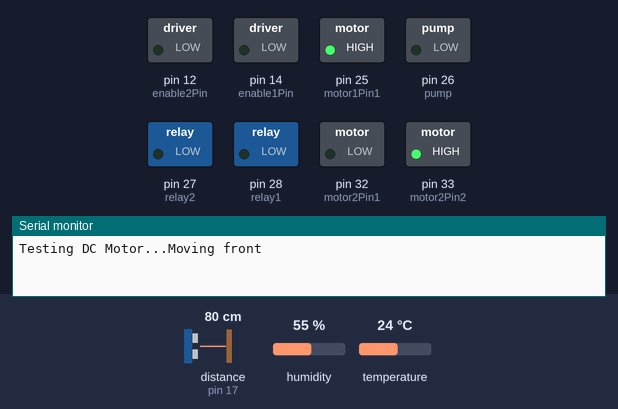
Recording of a sketch running on a simulated Arduino Mega 2560, built with avr-gcc and run on an emulated ATmega2560. Parts: switched loads named in the sketch (green lamp = pin HIGH), the last lines printed to the serial monitor. The test bench sets the inputs (shaded band); at power-on: distance to the obstacle (sensor on pin 17) 80 cm, humidity 55 %, temperature 24 °C. The echo pulse lasts 58.3 µs per cm; pins used as bus, display or sensor lines are not drawn.

Above: at 0.1 s.
At 9.1 s:
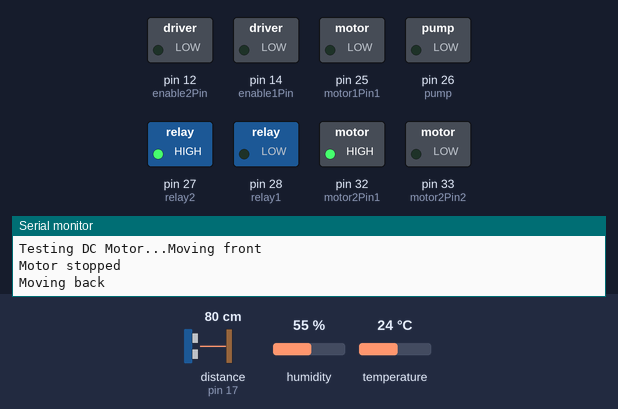
At 18.1 s:
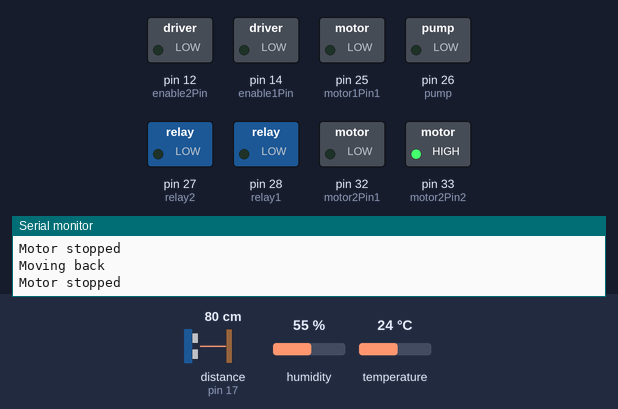
At 27.1 s:
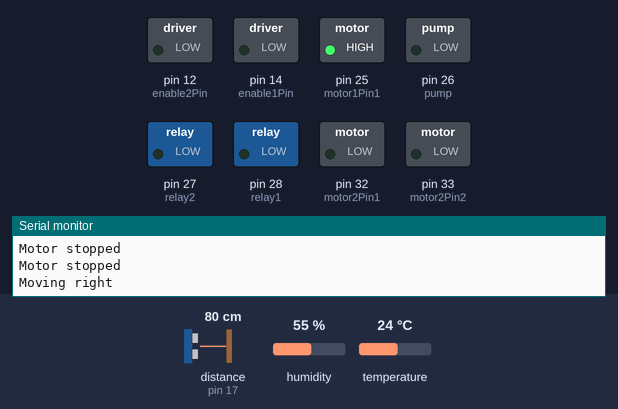
At 43.1 s:
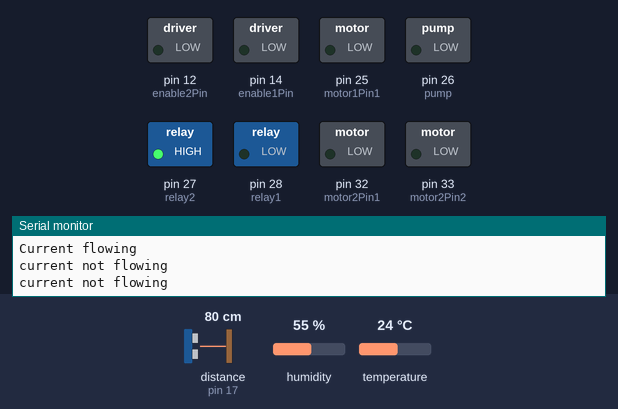
At 58.1 s:
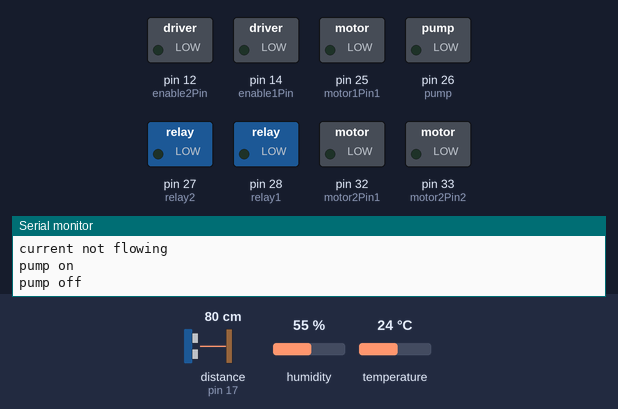
Timing chart, 0 to 59.6 s (numbered marks = the images above):
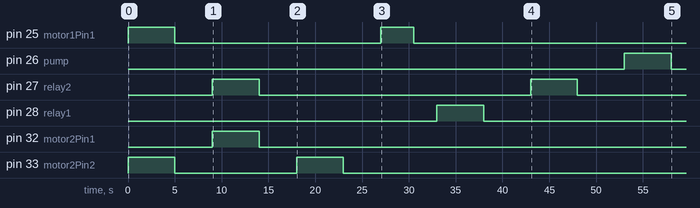

The sketch:

ai_blindstick.ino
```cpp
const int relay1 = 28;
const int relay2 = 27;
const int pump = 26;

//ultra
const int trigPin = 16;
const int echoPin = 17;
long duration;
int distance;

//soil
#define SoilPin 4

//temp
#include "DHTesp.h"
#define DHTpin 15
DHTesp dht;


//dc
const int motor1Pin1 = 25;
const int motor1Pin2 = 27;
const int motor2Pin1 = 32;
const int motor2Pin2 = 33;
const int enable1Pin = 14;
const int enable2Pin = 12;
String movement= "";
String  Command= "";


void setup() {
  Serial.begin(115200);
  pinMode(relay1, OUTPUT);
  pinMode(relay2, OUTPUT);
  pinMode(pump, OUTPUT);
  dht.setup(DHTpin, DHTesp::DHT11);
  pinMode(motor1Pin1, OUTPUT);
  pinMode(motor1Pin2, OUTPUT);
  pinMode(motor2Pin1, OUTPUT);
  pinMode(motor2Pin2, OUTPUT);
  pinMode(enable1Pin, OUTPUT);
  pinMode(enable2Pin, OUTPUT);
   pinMode(trigPin, OUTPUT);
  pinMode(echoPin, INPUT);

  //dc
  Serial.print("Testing DC Motor...");
  forward();
  delay(3000);
  stop();
  delay(3000);
  backward();
  delay(3000);
  stop();
  delay(3000);
  left();
  delay(3000);
   stop();
  delay(3000);
  right();
  delay(1500);
   stop();
  delay(1500);

  relay1_on();
  delay(5000);
  relay1_off();
  delay(5000);

  relay2_on();
  delay(5000);
  relay2_off();
  delay(5000);

  pump_on();
  delay(5000);
  pump_off();
  delay(5000);

  soil();
  delay(2000);

  temp();
  delay(2000);

  ultra();
  delay(2000);
}

void relay1_on() {
  digitalWrite(relay1, HIGH);
  Serial.println("Current flowing");
  }
void relay1_off() {
  digitalWrite(relay1, LOW);
  Serial.println("current not flowing");
}
void relay2_on() {
  digitalWrite(relay2, HIGH);
  Serial.println("current not flowing");
}
void relay2_off() {
  digitalWrite(relay2, LOW);
  Serial.println("current not flowing");
}
void pump_on() {
  digitalWrite(pump, HIGH);
  Serial.println("pump on");
}
void pump_off() {
  digitalWrite(pump, LOW);
  Serial.println("pump off");
}
void soil(){
  float sensorValue = analogRead(SoilPin);
  Serial.println(sensorValue);
}
void temp(){
  Serial.println();
  Serial.println("Status\tHumidity (%)\tTemperature (C)\t(F)\tHeatIndex (C)\t(F)");
  delay(dht.getMinimumSamplingPeriod());
  float humidity = dht.getHumidity();
  float temperature = dht.getTemperature();
  Serial.print(dht.getStatusString());
  Serial.print("\t");
  Serial.print(humidity, 1);
  Serial.print("\t\t");
  Serial.print(temperature, 1);
  Serial.print("\t\t");
  Serial.print(dht.toFahrenheit(temperature), 1);
  Serial.print("\t\t");
  Serial.print(dht.computeHeatIndex(temperature, humidity, false), 1);
  Serial.print("\t\t");
  Serial.println(dht.computeHeatIndex(dht.toFahrenheit(temperature), humidity, true), 1);
}

void left(){
//  digitalWrite(enable1Pin, HIGH);
//  digitalWrite(enable2Pin, HIGH);
//  Serial.println("Moving left");
  digitalWrite(motor1Pin1,LOW);
  digitalWrite(motor1Pin2, LOW);
  digitalWrite(motor2Pin1, LOW);
  digitalWrite(motor2Pin2, HIGH);
  delay(2000);
//  digitalWrite(enable1Pin, LOW);
//  digitalWrite(enable2Pin, LOW);
 }

 void stop(){
  Serial.println("Motor stopped");
  digitalWrite(motor1Pin1, LOW);
  digitalWrite(motor1Pin2, LOW);
  digitalWrite(motor2Pin1, LOW);
  digitalWrite(motor2Pin2, LOW);
  delay(1000);
 }

 void right(){
//  digitalWrite(enable1Pin, HIGH);
//  digitalWrite(enable2Pin, HIGH);
  Serial.println("Moving right");
  digitalWrite(motor1Pin1, HIGH);
  digitalWrite(motor1Pin2, LOW);
  digitalWrite(motor2Pin1, LOW);
  digitalWrite(motor2Pin2, LOW);
  delay(2000);
//  digitalWrite(enable1Pin, LOW);
//  digitalWrite(enable2Pin, LOW);
 }

  void forward(){
//  digitalWrite(enable1Pin, HIGH);
//  digitalWrite(enable2Pin, HIGH);
  Serial.println("Moving front");
  digitalWrite(motor1Pin1, HIGH);
  digitalWrite(motor1Pin2, LOW);
  digitalWrite(motor2Pin1, LOW);
  digitalWrite(motor2Pin2, HIGH);
  delay(2000);
//  digitalWrite(enable1Pin, LOW);
//  digitalWrite(enable2Pin, LOW);
 }

  void backward(){
//  digitalWrite(enable1Pin, HIGH);
//  digitalWrite(enable2Pin, HIGH);
  Serial.println("Moving back");
  digitalWrite(motor1Pin1, LOW);
  digitalWrite(motor1Pin2, HIGH);
  digitalWrite(motor2Pin1, HIGH);
  digitalWrite(motor2Pin2, LOW);
  delay(2000);
//  digitalWrite(enable1Pin, LOW);
//  digitalWrite(enable2Pin, LOW);
 }

 void ultra() {
  digitalWrite(trigPin, LOW);
  delayMicroseconds(2);
  digitalWrite(trigPin, HIGH);
  delayMicroseconds(10);
  digitalWrite(trigPin, LOW);
  duration = pulseIn(echoPin, HIGH);
  distance = duration * 0.034 / 2;
  Serial.print("Distance: ");
  Serial.println(distance);
  delay(2000);
}

void loop(){
  temp();
  delay(1000);

  //ultra
  ultra();
  if (distance<=20){
  stop();
  delay(1000);
  }
}
```
